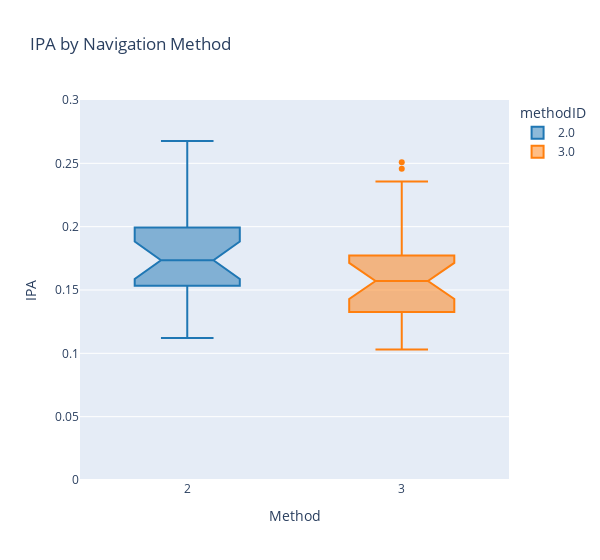

Notebook cell for this chart:
### Code cell
df = ipa_data_nav.reset_index(level=1)
nav_ipa_fig = px.box(df, x='methodID', y ='IPA', color='methodID', notched=True, title='IPA by Navigation Method', color_discrete_sequence=px.colors.qualitative.D3)
nav_ipa_fig.update_yaxes(range=[0,0.3])
nav_ipa_fig.update_layout(
    xaxis_title='Method',
    yaxis_title='IPA',
    width=600,
)
nav_ipa_fig.show()

### Figure 1 — Plotly figure (JSON) as saved in the notebook; plotly's stock layout.template omitted (floating-point values rounded to 4 significant figures)
{"data": [{"alignmentgroup": "True", "hovertemplate": "methodID=%{x}<br>IPA=%{y}<extra></extra>", "legendgroup": "2.0", "marker": {"color": "#1F77B4"}, "name": "2.0", "notched": true, "offsetgroup": "2.0", "orientation": "v", "showlegend": true, "type": "box", "x": [2, 2, 2, 2, 2, 2, 2, 2, 2, 2, 2, 2, 2, 2, 2, 2, 2, 2, 2, 2, 2, 2, 2, 2], "x0": " ", "xaxis": "x", "y": [0.1621, 0.1499, 0.1517, 0.2142, 0.1724, 0.1121, 0.2676, 0.1857, 0.2085, 0.2616, 0.1713, 0.1362, 0.18, 0.1958, 0.1746, 0.155, 0.203, 0.1702, 0.1889, 0.1654, 0.1872, 0.21, 0.1446, 0.1243], "y0": " ", "yaxis": "y"}, {"alignmentgroup": "True", "hovertemplate": "methodID=%{x}<br>IPA=%{y}<extra></extra>", "legendgroup": "3.0", "marker": {"color": "#FF7F0E"}, "name": "3.0", "notched": true, "offsetgroup": "3.0", "orientation": "v", "showlegend": true, "type": "box", "x": [3, 3, 3, 3, 3, 3, 3, 3, 3, 3, 3, 3, 3, 3, 3, 3, 3, 3, 3, 3, 3, 3, 3, 3], "x0": " ", "xaxis": "x", "y": [0.1571, 0.1177, 0.1518, 0.2457, 0.1325, 0.1524, 0.2356, 0.1547, 0.1669, 0.2509, 0.1163, 0.1029, 0.1825, 0.1555, 0.1251, 0.1572, 0.1924, 0.1132, 0.1608, 0.1719, 0.1617, 0.1917, 0.1637, 0.1329], "y0": " ", "yaxis": "y"}], "layout": {"boxmode": "overlay", "legend": {"title": {"text": "methodID"}, "tracegroupgap": 0}, "title": {"text": "IPA by Navigation Method"}, "width": 600, "xaxis": {"anchor": "y", "categoryarray": [2, 3], "categoryorder": "array", "domain": [0, 1], "title": {"text": "Method"}}, "yaxis": {"anchor": "x", "domain": [0, 1], "range": [0, 0.3], "title": {"text": "IPA"}}}}
